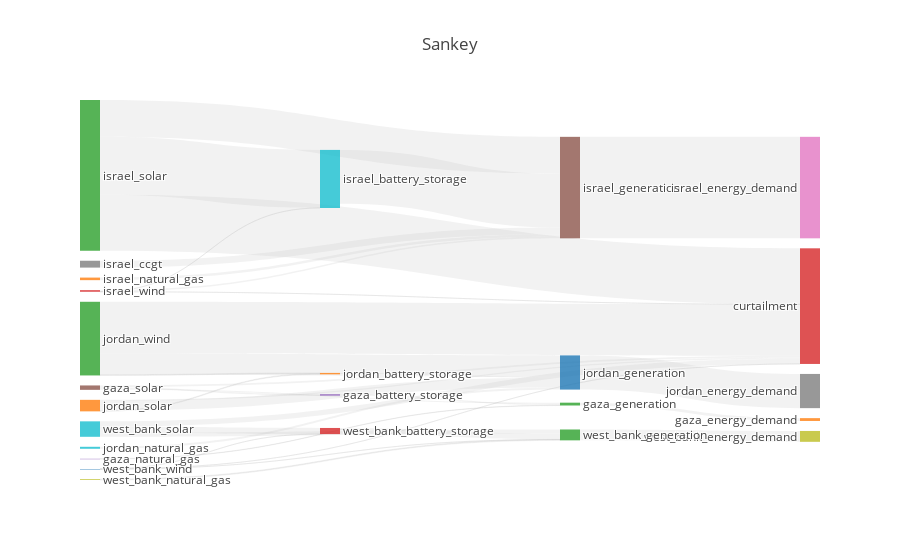

This figure's notebook cell:
### Code cell
results['COO_0.95'].plot_flows_sankey()

### Figure 1 — Plotly figure (JSON) as saved in the notebook; plotly's stock layout.template omitted (floating-point values rounded to 4 significant figures)
{"data": [{"domain": {"x": [0, 1], "y": [0, 1]}, "link": {"color": ["rgba(189, 189, 189, 0.2)", "rgba(189, 189, 189, 0.2)", "rgba(189, 189, 189, 0.2)", "rgba(189, 189, 189, 0.2)", "rgba(189, 189, 189, 0.2)", "rgba(189, 189, 189, 0.2)", "rgba(189, 189, 189, 0.2)", "rgba(189, 189, 189, 0.2)", "rgba(189, 189, 189, 0.2)", "rgba(189, 189, 189, 0.2)", "rgba(189, 189, 189, 0.2)", "rgba(189, 189, 189, 0.2)", "rgba(189, 189, 189, 0.2)", "rgba(189, 189, 189, 0.2)", "rgba(189, 189, 189, 0.2)", "rgba(189, 189, 189, 0.2)", "rgba(189, 189, 189, 0.2)", "rgba(189, 189, 189, 0.2)", "rgba(189, 189, 189, 0.2)", "rgba(189, 189, 189, 0.2)", "rgba(189, 189, 189, 0.2)", "rgba(189, 189, 189, 0.2)", "rgba(189, 189, 189, 0.2)", "rgba(189, 189, 189, 0.2)", "rgba(189, 189, 189, 0.2)", "rgba(189, 189, 189, 0.2)", "rgba(189, 189, 189, 0.2)", "rgba(189, 189, 189, 0.2)", "rgba(189, 189, 189, 0.2)", "rgba(189, 189, 189, 0.2)", "rgba(189, 189, 189, 0.2)", "rgba(189, 189, 189, 0.2)", "rgba(189, 189, 189, 0.2)", "rgba(189, 189, 189, 0.2)", "rgba(189, 189, 189, 0.2)", "rgba(189, 189, 189, 0.2)", "rgba(189, 189, 189, 0.2)", "rgba(189, 189, 189, 0.2)", "rgba(189, 189, 189, 0.2)", "rgba(189, 189, 189, 0.2)", "rgba(189, 189, 189, 0.2)", "rgba(189, 189, 189, 0.2)", "rgba(189, 189, 189, 0.2)", "rgba(189, 189, 189, 0.2)", "rgba(189, 189, 189, 0.2)", "rgba(189, 189, 189, 0.2)", "rgba(189, 189, 189, 0.2)", "rgba(189, 189, 189, 0.2)", "rgba(189, 189, 189, 0.2)", "rgba(189, 189, 189, 0.2)", "rgba(189, 189, 189, 0.2)", "rgba(189, 189, 189, 0.2)"], "source": [0, 34, 2, 32, 4, 5, 5, 5, 39, 7, 8, 9, 35, 35, 35, 35, 11, 12, 12, 12, 13, 13, 13, 41, 15, 16, 17, 40, 40, 40, 19, 20, 21, 21, 21, 22, 22, 22, 43, 24, 25, 26, 42, 42, 42, 28, 29, 29, 29, 30, 30, 30], "target": [31, 32, 32, 31, 32, 33, 34, 32, 35, 35, 35, 35, 31, 36, 37, 38, 35, 33, 39, 35, 33, 39, 35, 40, 40, 40, 40, 36, 37, 38, 40, 40, 33, 41, 40, 33, 41, 40, 42, 42, 42, 42, 36, 37, 38, 42, 33, 43, 42, 33, 43, 42], "value": [0, 52790.0, 0, 101400.0, 9349.0, 61570.0, 57070.0, 39210.0, 1931000.0, 245400.0, 0, 0, 0, 3644000.0, 0, 0, 91920.0, 2009000.0, 2082000.0, 1321000.0, 363.2, 3384.0, 55040.0, 41220.0, 0, 0, 0, 0, 1228000.0, 0, 71330.0, 0, 40370.0, 23730.0, 349200.0, 1851000.0, 27450.0, 765800.0, 210200.0, 0, 0, 0, 0, 0, 389800.0, 29760.0, 188200.0, 220000.0, 146300.0, 486.0, 498.5, 3558.0]}, "node": {"label": ["egypt_generation", "gaza_battery_storage", "gaza_diesel", "gaza_generation", "gaza_natural_gas", "gaza_solar", "israel_battery_storage", "israel_ccgt", "israel_coal", "israel_diesel", "israel_generation", "israel_natural_gas", "israel_solar", "israel_wind", "jordan_battery_storage", "jordan_ccgt", "jordan_coal", "jordan_diesel", "jordan_generation", "jordan_natural_gas", "jordan_shale", "jordan_solar", "jordan_wind", "west_bank_battery_storage", "west_bank_ccgt", "west_bank_coal", "west_bank_diesel", "west_bank_generation", "west_bank_natural_gas", "west_bank_solar", "west_bank_wind", "gaza_energy_demand", "gaza_generation", "curtailment", "gaza_battery_storage", "israel_generation", "israel_energy_demand", "jordan_energy_demand", "west_bank_energy_demand", "israel_battery_storage", "jordan_generation", "jordan_battery_storage", "west_bank_generation", "west_bank_battery_storage"], "line": {"color": "black", "width": 0}, "pad": 10}, "orientation": "h", "type": "sankey", "valueformat": ".0f"}], "layout": {"autosize": true, "font": {"size": 12}, "title": {"text": "Sankey"}}}
